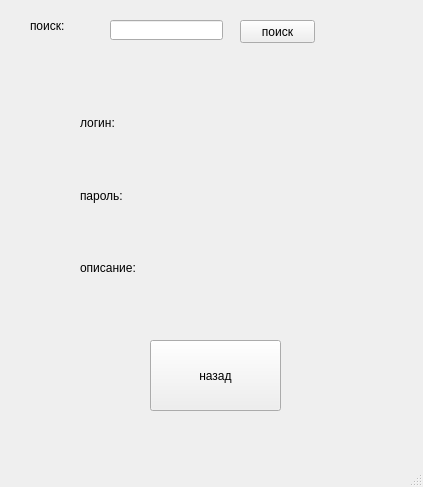
<?xml version="1.0" encoding="UTF-8"?>
<ui version="4.0">
 <class>MainWindow</class>
 <widget class="QMainWindow" name="MainWindow">
  <property name="geometry">
   <rect>
    <x>0</x>
    <y>0</y>
    <width>423</width>
    <height>487</height>
   </rect>
  </property>
  <property name="windowTitle">
   <string>MainWindow</string>
  </property>
  <widget class="QWidget" name="centralwidget">
   <widget class="QLabel" name="label">
    <property name="geometry">
     <rect>
      <x>30</x>
      <y>10</y>
      <width>61</width>
      <height>31</height>
     </rect>
    </property>
    <property name="text">
     <string>поиск:</string>
    </property>
   </widget>
   <widget class="QLineEdit" name="search_text">
    <property name="geometry">
     <rect>
      <x>110</x>
      <y>20</y>
      <width>113</width>
      <height>20</height>
     </rect>
    </property>
   </widget>
   <widget class="QWidget" name="gridLayoutWidget">
    <property name="geometry">
     <rect>
      <x>80</x>
      <y>90</y>
      <width>261</width>
      <height>211</height>
     </rect>
    </property>
    <layout class="QGridLayout" name="gridLayout">
     <item row="1" column="1">
      <widget class="QLabel" name="password_text">
       <property name="sizePolicy">
        <sizepolicy hsizetype="Ignored" vsizetype="Ignored">
         <horstretch>0</horstretch>
         <verstretch>0</verstretch>
        </sizepolicy>
       </property>
       <property name="text">
        <string/>
       </property>
      </widget>
     </item>
     <item row="0" column="1">
      <widget class="QLabel" name="login_text">
       <property name="sizePolicy">
        <sizepolicy hsizetype="Ignored" vsizetype="Ignored">
         <horstretch>0</horstretch>
         <verstretch>0</verstretch>
        </sizepolicy>
       </property>
       <property name="text">
        <string/>
       </property>
      </widget>
     </item>
     <item row="0" column="0">
      <widget class="QLabel" name="label_2">
       <property name="sizePolicy">
        <sizepolicy hsizetype="Ignored" vsizetype="Ignored">
         <horstretch>0</horstretch>
         <verstretch>0</verstretch>
        </sizepolicy>
       </property>
       <property name="text">
        <string>логин:</string>
       </property>
      </widget>
     </item>
     <item row="1" column="0">
      <widget class="QLabel" name="label_4">
       <property name="sizePolicy">
        <sizepolicy hsizetype="Ignored" vsizetype="Ignored">
         <horstretch>0</horstretch>
         <verstretch>0</verstretch>
        </sizepolicy>
       </property>
       <property name="text">
        <string>пароль:</string>
       </property>
      </widget>
     </item>
     <item row="2" column="0">
      <widget class="QLabel" name="label_6">
       <property name="sizePolicy">
        <sizepolicy hsizetype="Ignored" vsizetype="Ignored">
         <horstretch>0</horstretch>
         <verstretch>0</verstretch>
        </sizepolicy>
       </property>
       <property name="text">
        <string>описание:</string>
       </property>
      </widget>
     </item>
     <item row="2" column="1">
      <widget class="QLabel" name="desc_text">
       <property name="sizePolicy">
        <sizepolicy hsizetype="Ignored" vsizetype="Ignored">
         <horstretch>0</horstretch>
         <verstretch>0</verstretch>
        </sizepolicy>
       </property>
       <property name="text">
        <string/>
       </property>
      </widget>
     </item>
    </layout>
   </widget>
   <widget class="QPushButton" name="back_btn">
    <property name="geometry">
     <rect>
      <x>150</x>
      <y>340</y>
      <width>131</width>
      <height>71</height>
     </rect>
    </property>
    <property name="text">
     <string>назад</string>
    </property>
   </widget>
   <widget class="QPushButton" name="search_btn">
    <property name="geometry">
     <rect>
      <x>240</x>
      <y>20</y>
      <width>75</width>
      <height>23</height>
     </rect>
    </property>
    <property name="text">
     <string>поиск</string>
    </property>
   </widget>
  </widget>
  <widget class="QMenuBar" name="menubar">
   <property name="geometry">
    <rect>
     <x>0</x>
     <y>0</y>
     <width>423</width>
     <height>21</height>
    </rect>
   </property>
  </widget>
  <widget class="QStatusBar" name="statusbar"/>
 </widget>
 <resources/>
 <connections/>
</ui>
